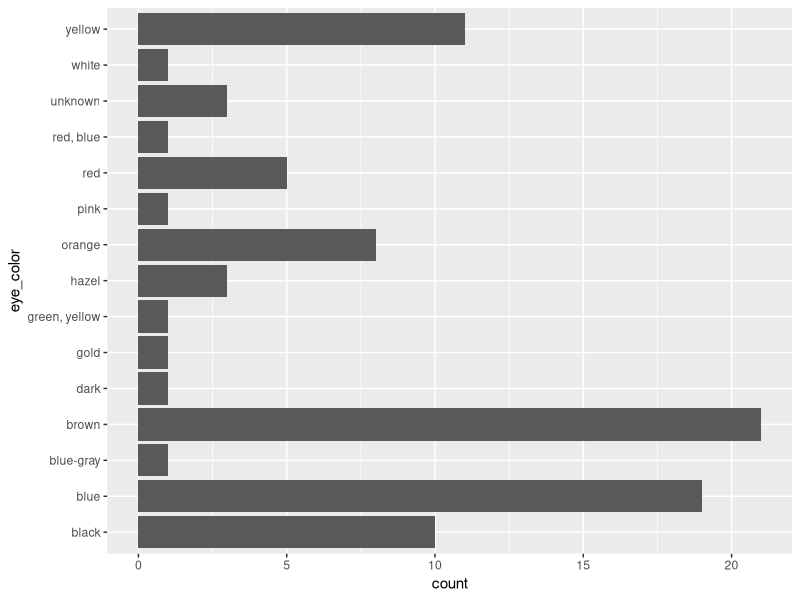
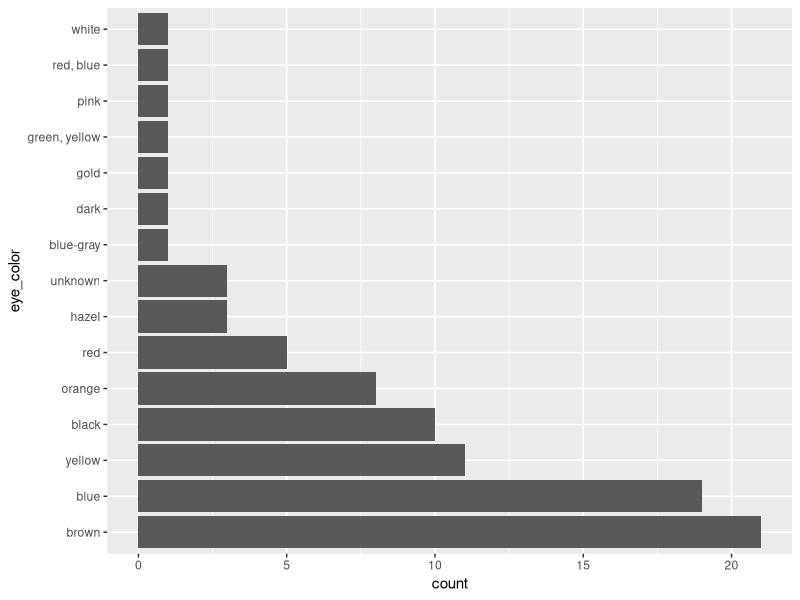
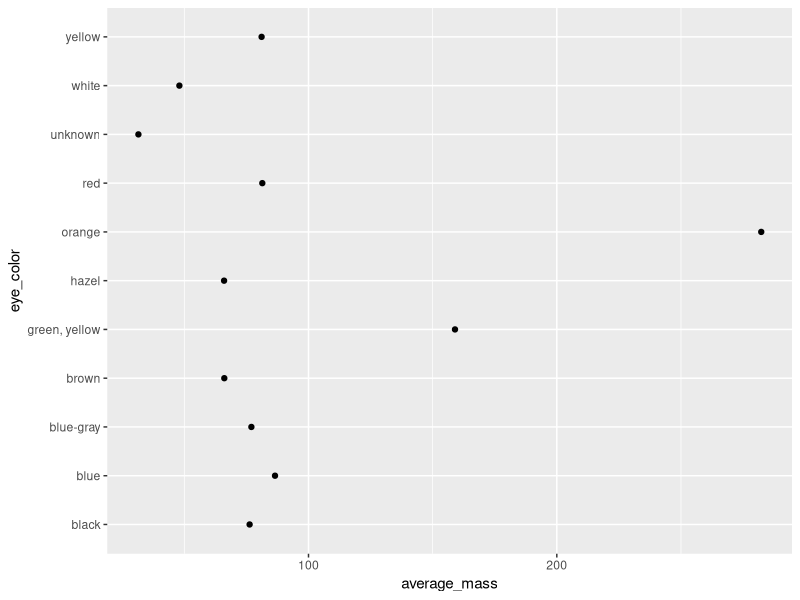
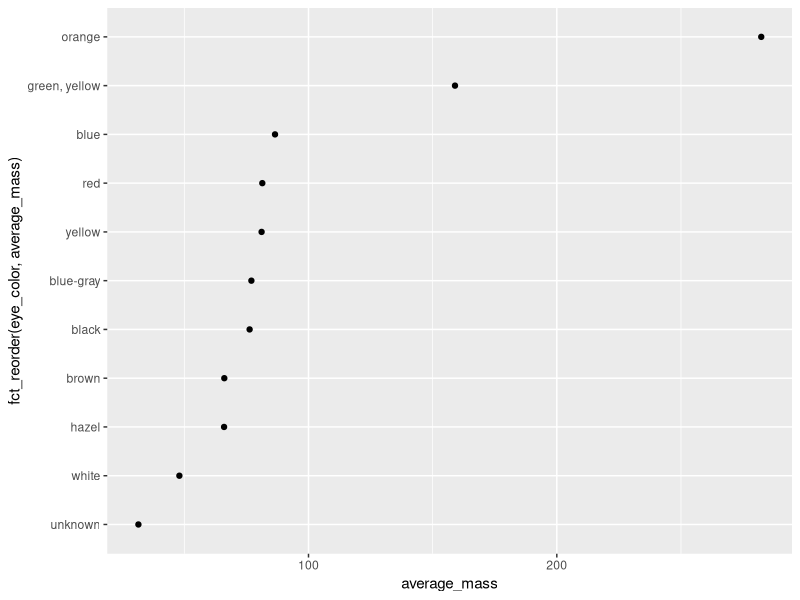
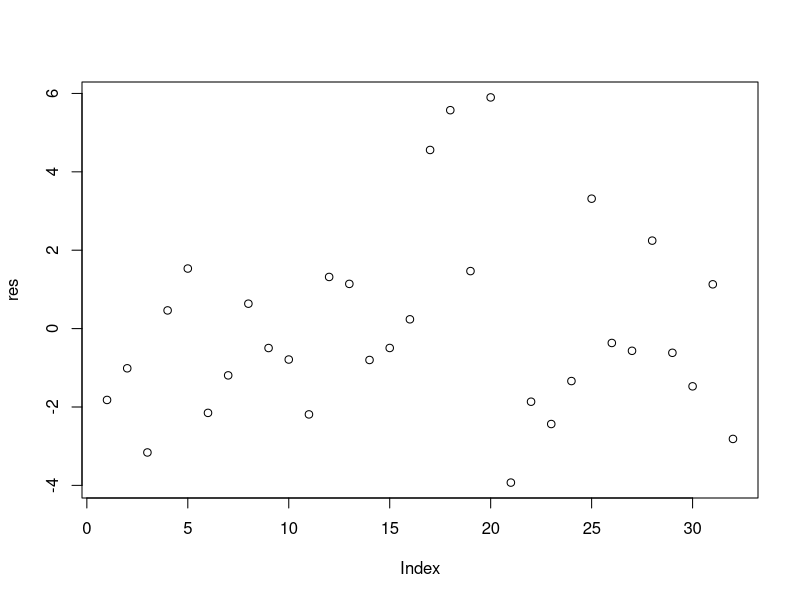
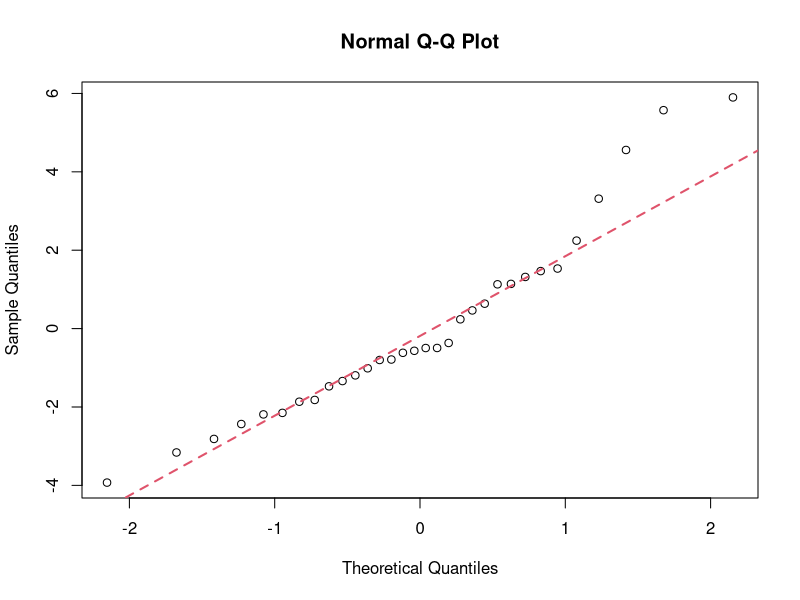

Write the R code that produced these figures, in order.
## ---- chunk 1
library(forcats)   
library(ggplot2)
library(tidyverse)
## ---- chunk 2
# Vector with the names of some months:
x1 <- c("Dec", "Apr", "Jan", "Mar")
# We want to sort this vector but sort()
# will not produce the desired outcome in this case
sort(x1)
## ---- chunk 3
# Step 1:
month_levels <- c(
  "Jan", "Feb", "Mar", "Apr", "May", "Jun",
  "Jul", "Aug", "Sep", "Oct", "Nov", "Dec"
)
# Step 2:
y1 <- factor(x1, levels = month_levels)
y1
# Now sort will produce the outcome we want:
sort(y1)
# The function levels() provides access the levls of a factor.
levels(y1)
## ---- chunk 4
attach(starwars)
## ---- chunk 5
# Filter out the rows with NA values
# groub by their species and count their quantities 
starwars %>% filter(!is.na(species)) %>% 
  group_by(species) %>% 
  summarise(n = n()) %>% head(20)
## ---- chunk 6
# The fct_lump() function for classifying species with 
#frequency less than 3 into a new group called "other":
starwars %>%
  filter(!is.na(species)) %>%
  mutate(species = fct_lump(species, n = 3)) %>%
  group_by(species) %>% 
  summarise(n = n())
## ---- chunk 7
# Visualize the frequency of eye colors of 
# all the characters in the star wars universe:
ggplot(starwars,aes(y = eye_color)) + geom_bar() 
## ---- chunk 8
# Order the bars according to their frequency:
starwars %>%
  mutate(eye_color = fct_infreq(eye_color)) %>%
  ggplot(aes(y = eye_color)) + geom_bar() 
## ---- chunk 9
# Average mass of star wars specicies based on different eye_colors:
starwars %>% filter(!is.na(mass)) %>% 
  group_by(eye_color) %>% 
  summarise(average_mass = mean(mass)) %>% 
  ggplot(aes(x = average_mass,y= eye_color)) + geom_point() # creates scatter plots
## ---- chunk 10
# Reorder the levels of the variable eye_color
# accoridng to the variable average_mass:
starwars %>% filter(!is.na(mass)) %>% 
  group_by(eye_color) %>% 
  summarise(average_mass = mean(mass)) %>% 
  ggplot(aes(x = average_mass,y= fct_reorder(eye_color,average_mass))) + geom_point()
## ---- chunk 11
data(mtcars) # load the data from R
help(mtcars) # see the online documentation for data description
head(mtcars) # view the first few rows of the entire data set.
## ---- chunk 12
# Fit a multivariate linear regession model:
LM <- lm(mpg ~ cyl + hp + wt, data = mtcars)

# Finally, we’ll get the summary output using the summary() function:
summary(LM)

## ---- chunk 13
#Model Diagnostics
# Access residuals of the fitted model and perform model diagnostics:
res <- residuals(LM)
plot(res)
summary(res)

# draw a qqplot
qqnorm(res)
# col: color 2 for red; 
# lwd: thickness of line
# lty: style of a line, 2 for dash line
qqline(res,col=2,lwd = 2,lty=2)

# plot(LM)
